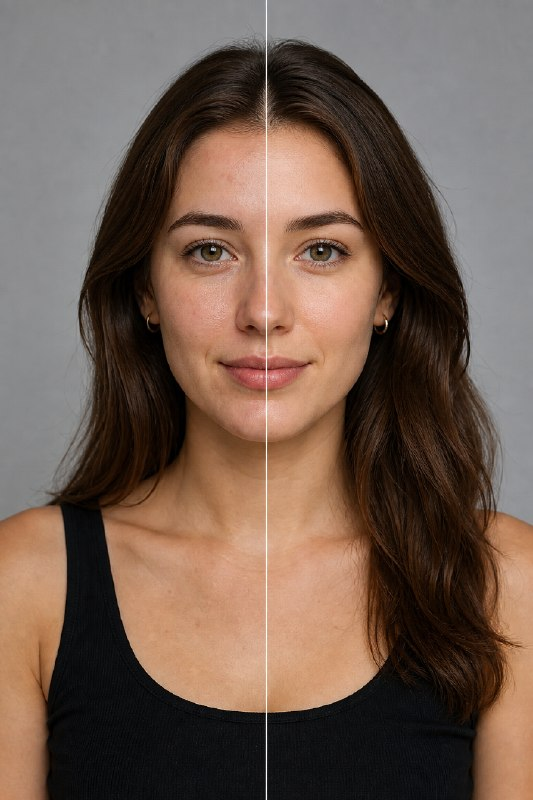
#> input picture assets/channel/retouch-post-20260827.jpg, 533 x 800 px, given in place of IMAGE 2026-08-20 19:38:57.jpg, which was not available
$ python build-before-after-poster.py
#> lines starting #> are read from the running program, lines starting #| are printed output that depends on the picture; pictures that were not available may be replaced by others from this repository, and a replacement may not be noted
from pathlib import Path
from PIL import Image, ImageDraw, ImageFont, ImageOps

ROOT = Path(__file__).resolve().parents[1]
SOURCE = Path('/Users/n.khorokhorina/Desktop/Новая папка')
OUT = ROOT / 'assets/channel/before-after-story-20260828.png'
BG = ROOT / 'assets/channel/poster-bg-20260828.png'

W, H = 1080, 1350
GRID_H, TILE = 1080, 540
WHITE = (255, 255, 255)
GOLD = (244, 194, 48)
FONT_BOLD = '/System/Library/Fonts/Supplemental/Arial Bold.ttf'
FONT_REGULAR = '/System/Library/Fonts/Supplemental/Arial.ttf'

images = [
    SOURCE / 'IMAGE 2026-08-20 19:38:57.jpg',
    SOURCE / 'IMAGE 2026-08-20 19:41:02.jpg',
    SOURCE / 'IMAGE 2026-08-20 19:41:11.jpg',
    SOURCE / 'IMAGE 2026-08-20 19:41:37.jpg',
]

def font(size, bold=True):
    return ImageFont.truetype(FONT_BOLD if bold else FONT_REGULAR, size)

def cover(path, size):
#> called with size = (540, 540)
    image = Image.open(path).convert('RGB')
#> image is the input picture: PIL image 533x800 RGB; mean R, G, B 114, 92.8, 80.5
    # Keep the crown and whole face in the frame. The lower part may crop, not the head.
    return ImageOps.fit(image, size, method=Image.Resampling.LANCZOS, centering=(0.5, 0.10))
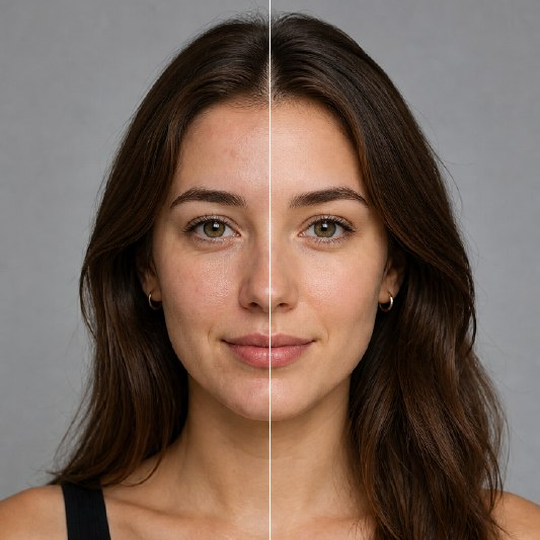
#> returned value: PIL image 540x540 RGB; mean R, G, B 118.7, 98.4, 87.3

def draw_multiline(draw, xy, text, size, fill, spacing=3):
    draw.multiline_text(xy, text, font=font(size), fill=fill, spacing=spacing)

canvas = Image.new('RGB', (W, H), (14, 14, 16))
for index, image_path in enumerate(images):
    x = (index % 2) * TILE
    y = (index // 2) * TILE
    canvas.paste(cover(image_path, (TILE, TILE)), (x, y))
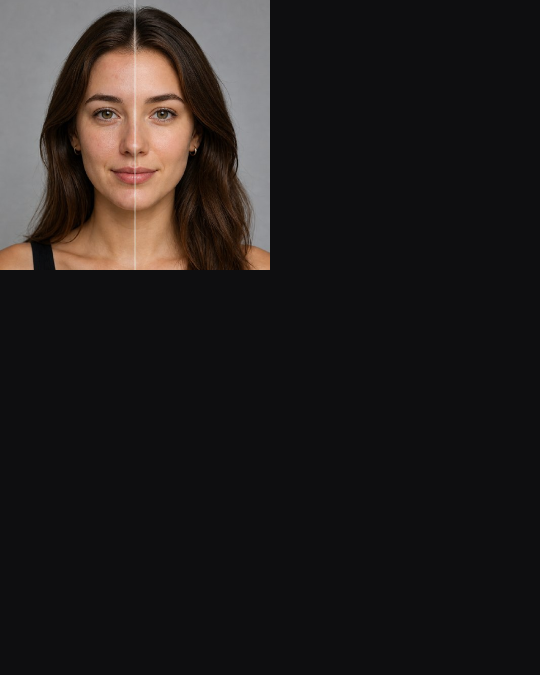
#> canvas: PIL image 1080x1350 RGB (shown at 1/2 size); mean R, G, B 34.9, 30.9, 30.3
#> pass 2 of the loop `for index, image_path in enumerate(images):`:
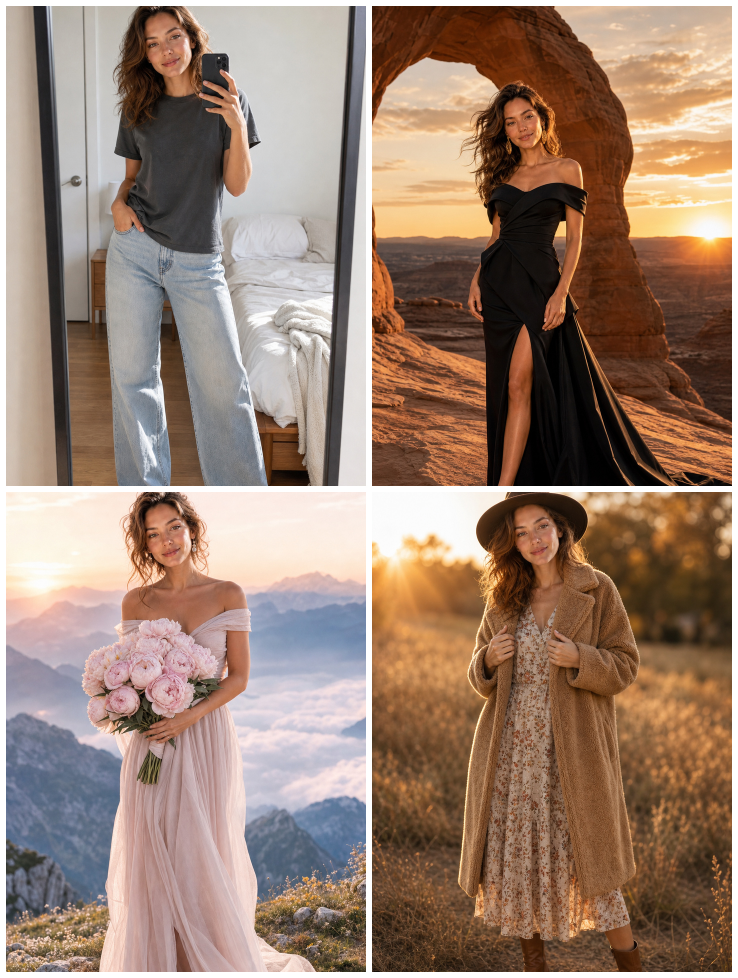
#> input picture assets/channel/transformation-v2-20260828/transformation-grid.jpg, 1476 x 1956 px, given in place of IMAGE 2026-08-20 19:41:02.jpg, which was not available (shown at 1/2 size)
#> in cover, image is the input picture: PIL image 1476x1956 RGB; mean R, G, B 153.9, 128.7, 112.8
#> in cover (call 2), `return ImageOps.fit(image, size, method=Image.Resampling.LANCZOS, cent..`:
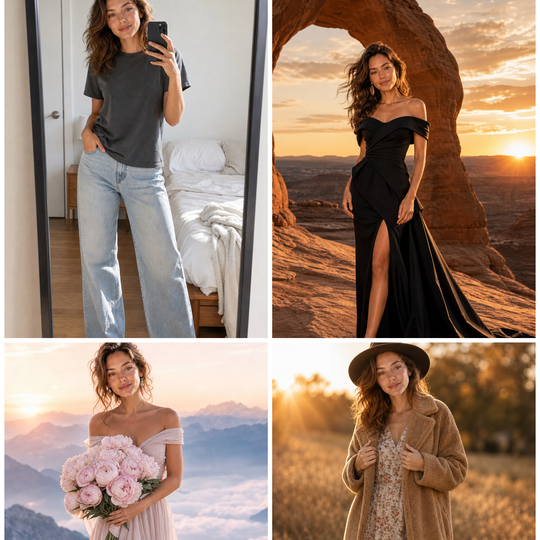
#> returned value: PIL image 540x540 RGB; mean R, G, B 156.6, 130.7, 113.7
#> `canvas.paste(cover(image_path, (TILE, TILE)), (x, y))`:
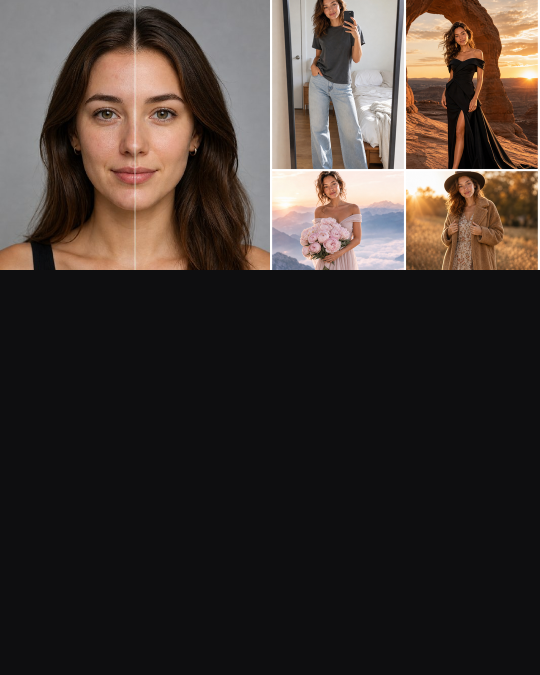
#> canvas: PIL image 1080x1350 RGB (shown at 1/2 size); mean R, G, B 63.5, 54.2, 49.8
#> (the run stopped early here; a loop or call above may not have finished)
